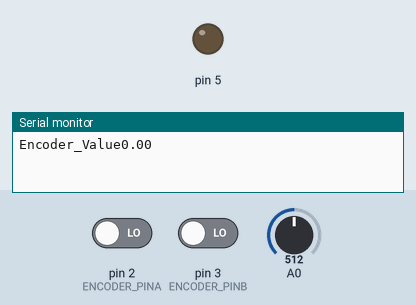
Recording of a sketch running on a simulated Arduino Uno, built with avr-gcc and run on an emulated ATmega328P. On the bench: output pins drawn as LEDs (lit = HIGH), the last lines printed to the serial monitor. The test bench sets the inputs (shaded band); at power-on: A0 = 512, pin 2 (ENCODER_PINA) LOW, pin 3 (ENCODER_PINB) LOW.

Above: at 1.2 s.
1.3 s: A0 set to 716
At 2.0 s:
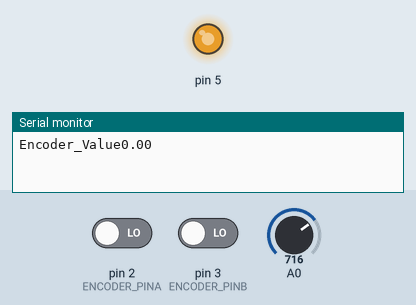
2.8 s: A0 set to 753
At 3.1 s:
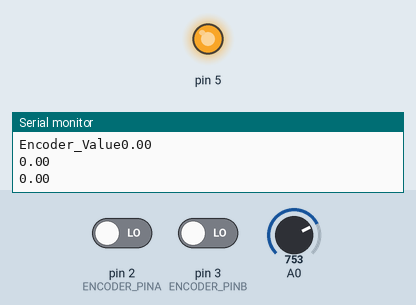
4.3 s: A0 set to 768
At 5.5 s:
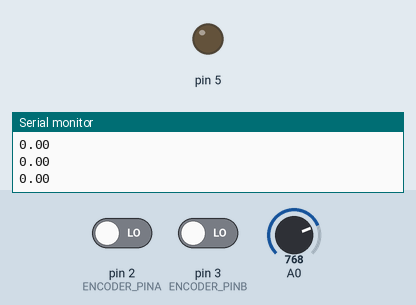
5.8 s: A0 set to 900
At 6.6 s:
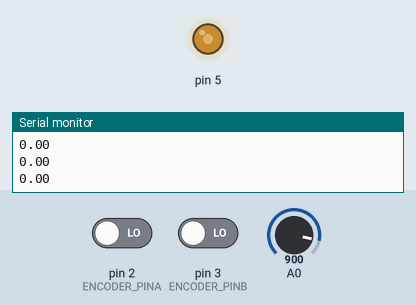
7.3 s: A0 set to 306
At 7.8 s:
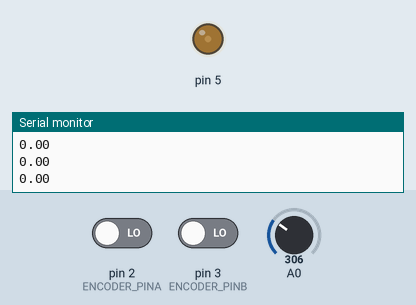
8.8 s: A0 set to 0
At 10.1 s:
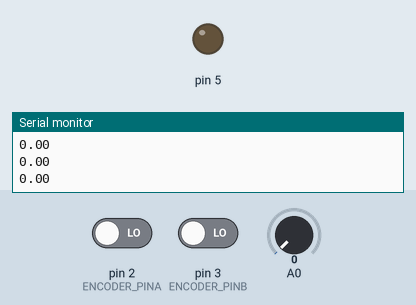
Timing chart, 0 to 11.3 s (numbered marks = the images above; inputs shaded):
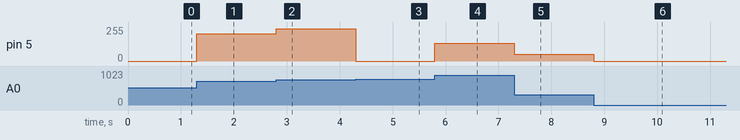

Measured:
- the behaviour switches between 767 and 768 on A0 (found by bisection; images 2 and 3)
- after the input at 1.3 s, pin 5: 0/255 → 204/255 at once
- after the input at 2.8 s, pin 5: 204/255 → 241/255 at once
- after the input at 4.3 s, pin 5: 241/255 → 0/255 at once
- after the input at 5.8 s, pin 5: 0/255 → 132/255 at once
- after the input at 7.3 s, pin 5: 132/255 → 50/255 at once
- after the input at 8.8 s, pin 5: 50/255 → 0/255 at once

The sketch:

encoder-task3and4.ino
```cpp
//Encoder Example

// Define Pins

#define ENCODER_PINA 2

#define ENCODER_PINB 3

// encoder variables
volatile int encoderCounts = 0;
float rotationsPerSecond = 0;  // Rotations per second
unsigned long lastTime = 0;    // To track time
float rpm = 0;                 // RPM value

// Encoder ISR functions - Interupt Service Routine

void encoderA();

void encoderB();

void setup() {

  // initialize serial communication at 115200 bits per second:

  Serial.begin (115200);


  // initialize encoder, attache ISR functions

  pinMode(ENCODER_PINA, INPUT);

  pinMode(ENCODER_PINB, INPUT);

   // Attached interrupt to encoder pins

  attachInterrupt(digitalPinToInterrupt(ENCODER_PINA), encoderA, CHANGE);

  attachInterrupt(digitalPinToInterrupt(ENCODER_PINB), encoderB, CHANGE);

  Serial.print("Encoder_Value");

}

void loop() {
  int sensorValue = analogRead(A0);
  analogWrite(5, sensorValue);
  unsigned long currentTime = millis();

  if (currentTime - lastTime >= 1000) {
    rotationsPerSecond = encoderCounts / 360;
    rpm = rotationsPerSecond * 60;
    Serial.println(rpm);

    encoderCounts = 0;
    lastTime = currentTime;
  }
}

// EncoderA ISR

void encoderA() {

  // look for a low-to-high on channel B

  if (digitalRead(ENCODER_PINA) == HIGH) {

    // check channel A to see which way encoder is turning

    digitalRead(ENCODER_PINB) ? encoderCounts++ : encoderCounts--;

  }else{

    // check channel A to see which way encoder is turning

    digitalRead(ENCODER_PINB) ? encoderCounts-- : encoderCounts++;

  }

} // End EncoderA ISR

// EncoderB ISR

void encoderB() {

  // look for a low-to-high on channel B

  if (digitalRead(ENCODER_PINB) == HIGH) {

    // check channel A to see which way encoder is turning

    digitalRead(ENCODER_PINA) ? encoderCounts-- : encoderCounts++;

  }else{

    // check channel A to see which way encoder is turning

    digitalRead(ENCODER_PINA) ? encoderCounts++ : encoderCounts--;

  }

} // End EncoderB ISR
```
